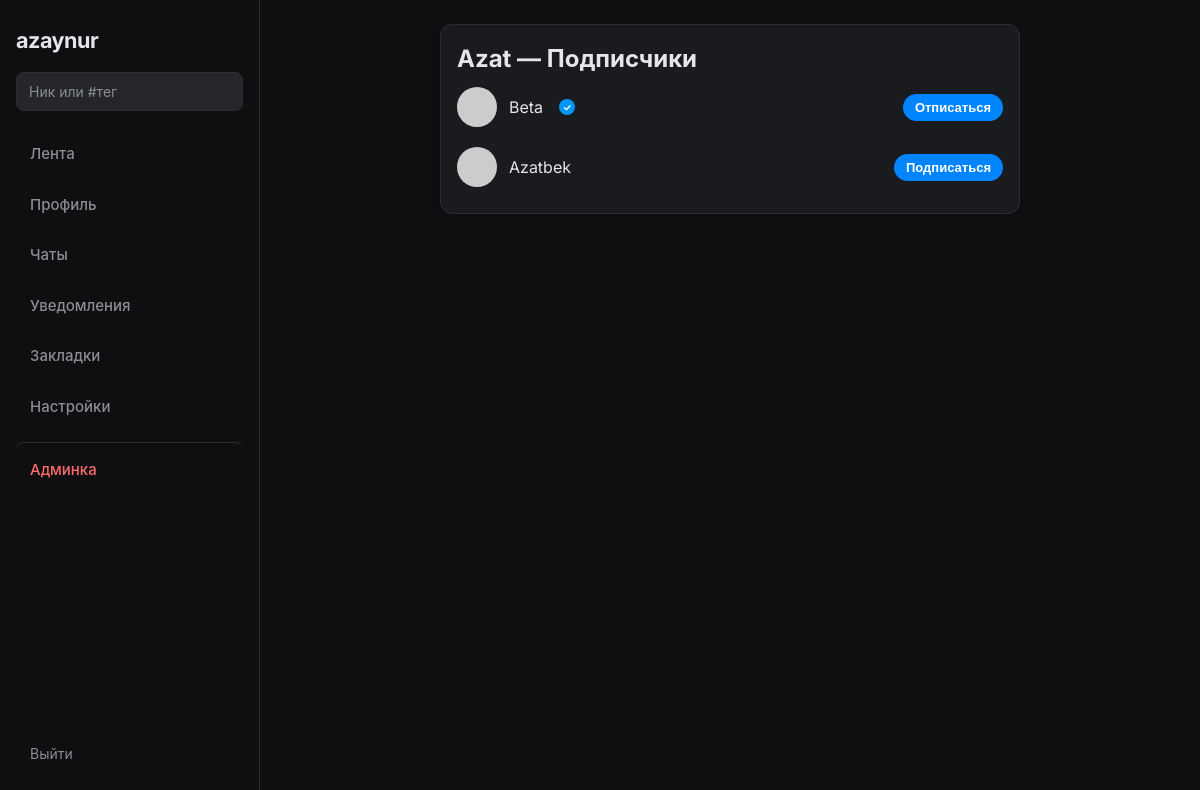
The page /u/Azat/followers (signed in) on the database as committed earlier.
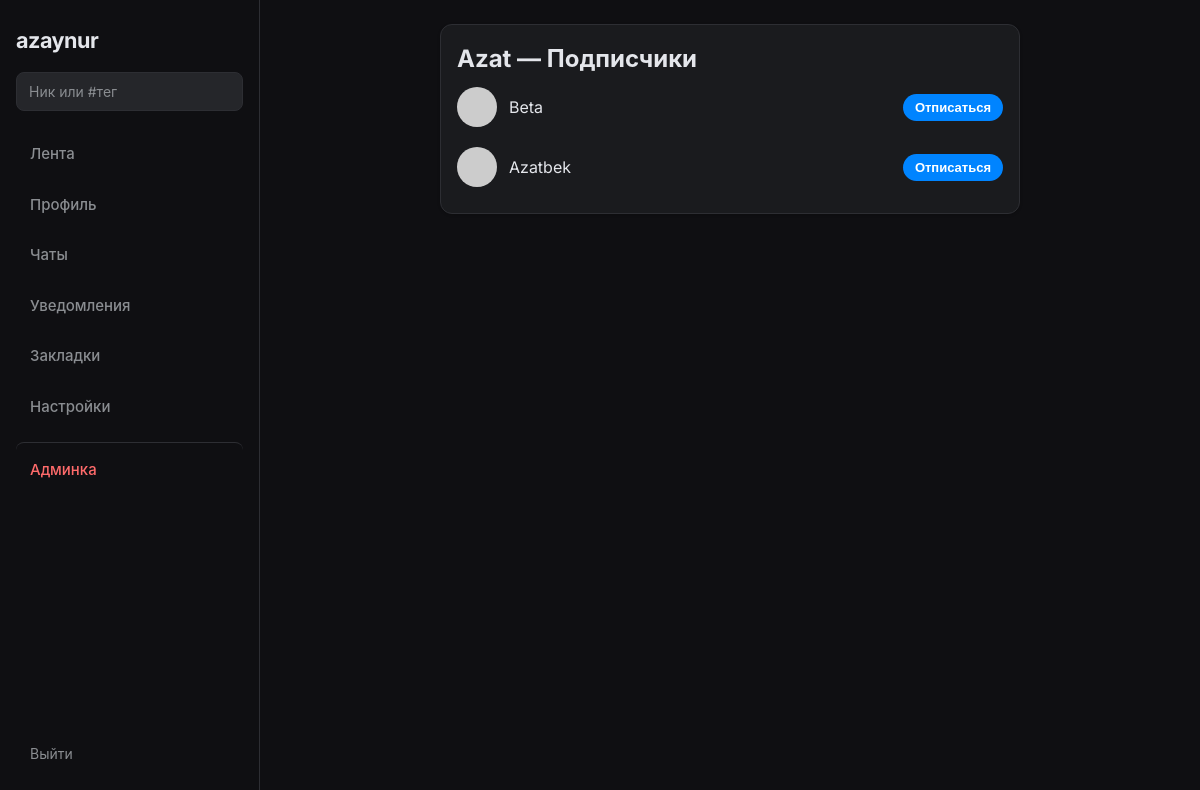
The same page on the database as committed later.
### app.py (models this page shows, shortened)
class User(UserMixin, db.Model):
    id = db.Column(db.Integer, primary_key=True)
    username = db.Column(db.String(80), unique=True, nullable=False)
    email = db.Column(db.String(120), unique=True, nullable=False)
    password = db.Column(db.String(128), nullable=False)
    avatar = db.Column(db.String(200), default='default.jpg')
    bio = db.Column(db.String(500), nullable=True)
    is_verified = db.Column(db.Boolean, default=False)
    verification_type = db.Column(db.String(20), nullable=True)  # gold, vip, exclusive
    custom_status = db.Column(db.String(100), nullable=True)
    is_admin = db.Column(db.Boolean, default=False)
    banned_until = db.Column(db.DateTime, nullable=True)
    last_seen = db.Column(db.DateTime, nullable=True)

### app.py (the view)
@app.route('/u/<username>/followers')
@login_required
def followers(username):
    user = User.query.filter_by(username=username).first_or_404()
    fol = Follow.query.filter_by(following_id=user.id).all()
    users = [User.query.get(f.follower_id) for f in fol]
    following_ids = {f.following_id for f in Follow.query.filter_by(follower_id=current_user.id).all()}
    return render_template('follow_list.html', title='Подписчики', user=user, users=users, following_ids=following_ids)

### app.py (called while the page is built)
@login_manager.user_loader
def load_user(user_id):
    return User.query.get(int(user_id))

@app.before_request
def update_last_seen():
    if current_user.is_authenticated:
        now = datetime.utcnow()
        if not current_user.last_seen or (now - current_user.last_seen).total_seconds() > 60:
            current_user.last_seen = now
            db.session.commit()

@app.before_request
def check_banned():
    if current_user.is_authenticated and getattr(current_user, 'banned_until', None) and current_user.banned_until and current_user.banned_until > datetime.utcnow():
        from flask_login import logout_user
        logout_user()
        flash('Ваш аккаунт заблокирован. Ожидайте окончания блокировки.')
        return redirect(url_for('login'))

@app.context_processor
def inject_globals():
    d = {'predefined_statuses': PREDEFINED_STATUSES}
    if current_user.is_authenticated:
        d['notifications_count'] = min(Notification.query.filter_by(user_id=current_user.id, read=False).count(), 99)
    else:
        d['notifications_count'] = 0
    return d

### templates/follow_list.html (shortened to what this page needs)
{% extends "base.html" %}
{% block content %}
<div class="feed-card">
    <h2><a href="{{ url_for('profile', username=user.username) }}">{{ user.username }}</a> — {{ title }}</h2>
    <ul class="search-users follow-list">
        {% for u in users %}
        <li>
            <a href="{{ url_for('profile', username=u.username) }}" class="search-user-item">
                <div class="mini-avatar">
                    <img src="{{ url_for('static', filename='uploads/avatars/' + u.avatar) }}" alt="" onerror="this.src='https://ui-avatars.com/api/?name={{ u.username }}&size=40&background=25262a&color=8a8d91';">
                </div>
                <span>{{ u.username }}</span>
                {% if u.is_verified %}
                    {% if u.verification_type == 'vip' %}<span class="badge badge-vip"></span>{% endif %}
                {% endif %}
            </a>
            {% if current_user.id != u.id %}
            <button type="button" class="btn-primary btn-sm follow-btn-inline {% if u.id in following_ids %}following{% endif %}" data-user-id="{{ u.id }}">{% if u.id in following_ids %}Отписаться{% else %}Подписаться{% endif %}</button>
            {% endif %}
        </li>
        {% endfor %}
    </ul>
</div>
{% endblock %}

Rows that differ between the two databases and show on the page:
changed User "Beta": is_verified True → False (drawn)
changed User "Azatbek": text "Подписаться" → "Отписаться"
